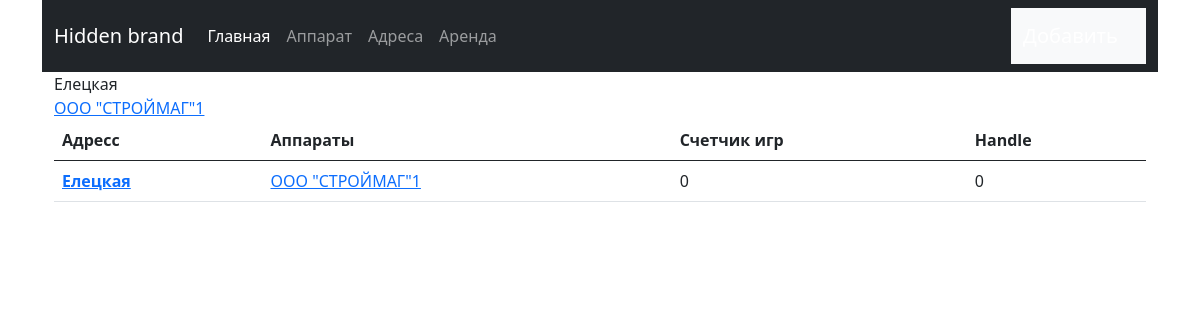
Page /eleckaya/ on the earlier database version.
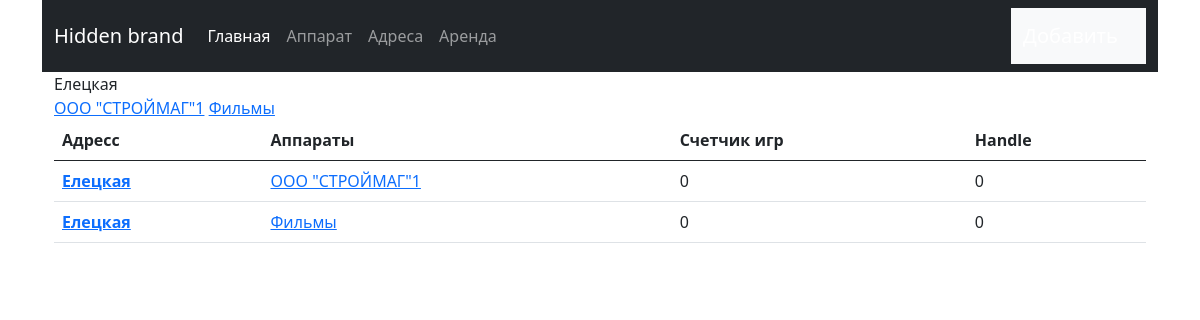
Same page on the later database version.
### vend/models.py (models this page shows, shortened)
class Device(models.Model):
    address = models.ForeignKey(Address, on_delete=models.SET_DEFAULT, related_name='device',
                                default=Address.get_default_pk, verbose_name="Адреса")
    name = models.CharField(max_length=200)
    slug = models.SlugField(max_length=200)
    created_at = models.DateTimeField(auto_now=True)
    class Meta:
        verbose_name = 'Аппарат'
        verbose_name_plural = 'Аппараты'
    def get_absolute_url(self):
        a = Address.objects.all()
        return reverse('device_detail', kwargs={'slug': self.slug})
    def get_sum(self):
        device_sum = Device.objects.get(name=self.name)
        try:
            last, pre_last = device_sum.sensor.order_by('-month')[:2]
            sum_number = (last.number - pre_last.number) * 10
        except ValueError:
            try:
                last, pre_last = device_sum.sensor.last(), 0
                sum_number = (last.number) * 10
            except AttributeError:
                sum_number = 0
        return sum_number
    def get_sum_win(self):
        device_sum = Device.objects.get(name=self.name)
        try:
            last, pre_last = device_sum.sensor_win.order_by('-month')[:2]
            sum_number = (last.number - pre_last.number)
        except ValueError:
            try:
                last, pre_last = device_sum.sensor_win.last(), 0
                sum_number = (last.number)
            except AttributeError:
                sum_number = 0
        return sum_number

class Address(models.Model):
    name = models.CharField(max_length=200)
    slug = models.SlugField(max_length=200)
    created_at = models.DateTimeField(auto_now=True)
    created = models.DateTimeField(auto_now_add=True)
    to_rent = models.DecimalField('Аренда', max_digits=10, decimal_places=2, blank=True, null=True, )
    publish = models.DateTimeField(default=timezone.now, blank=True, null=True, )
    class Meta:
        verbose_name = 'Адрес'
        verbose_name_plural = 'Адреса'

### vend/views.py (the view)
# urls.py: path('<slug:address>/', AddressDetail.as_view(), name='address_detail'),
class AddressDetail(DetailView):
    model = Address
    template_name = 'vend/address_detail.html'
    slug_url_kwarg = 'address'

### templates/vend/address_detail.html (shortened to what this page needs)
{% extends 'base.html' %}
{% block content %}
    {{ address.name }}<br>
    {% for device in address.device.all %}
        <a href="{{ device.get_absolute_url }}">{{ device.name }}</a>
    {% endfor %}
    <table class="table">
        <thead>
        <tr>
            <th scope="col">Адресс</th>
            <th scope="col">Аппараты</th>
            <th scope="col">Счетчик игр</th>
            <th scope="col">Handle</th>
        </tr>
        </thead>
        <tbody>
        {% for device in address.device.all %}
            <tr>
                <th scope="row"><a href="{{ device.get_absolute_url }}">{{ address.name }}</a></th>
                <td><a href="{{ device.get_absolute_url }}">{{ device.name }}</a></td>
                <td>{{ device.get_sum }}</td>
                <td>{{ device.get_sum_win }}</td>
            </tr>
        {% endfor %}
        </tbody>
    </table>
{% endblock %}

Differences in the rows shown:
now on this page (row edited): Device: name "Фильмы", {{ address.name }} "Елецкая", get_sum "0", get_sum_win "0"
